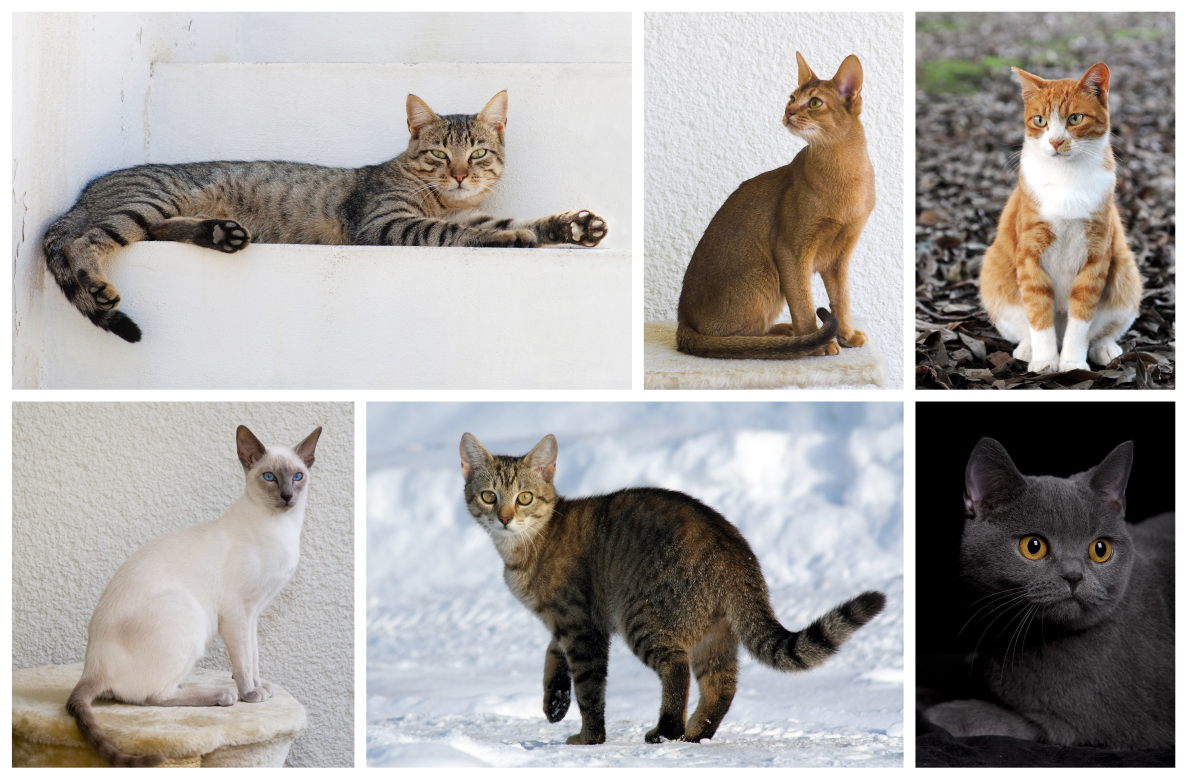
#> input picture optimized-cat.jpg, 5935 x 3898 px (shown at 1/5 size)
$ python braillify.py optimized-cat.jpg
#> lines starting #> are read from the running program, lines starting #| are printed output that depends on the picture
from PIL import Image
import sys, os, pathlib


class termcolor:
    OKGREEN = "\033[92m"
    FAIL = "\033[91m"
    ENDC = "\033[0m"


class braille_config:
    # 2 * 3 braille
    base = 0x2800
    width = 2
    height = 3


hex_threshold = 128


def resize(image: Image.Image, width: int, height: int) -> Image.Image:
    if height == 0:
        height = int(im.height / im.width * width)
    if height % braille_config.height != 0:
        height = int(braille_config.height * (height // braille_config.height))
    if width % braille_config.width != 0:
        width = int(braille_config.width * (width // braille_config.width))
    return image.resize((width, height))


def grayscale(red: int, green: int, blue: int) -> int:
    return int(0.2126 * red + 0.7152 * green + 0.0722 * blue)


for file in sys.argv[1:]:
    normalized_path = os.path.abspath(file)
    if not pathlib.Path(normalized_path).exists():
        print(termcolor.FAIL + "× " + termcolor.ENDC + normalized_path)
        continue
    basename = os.path.basename(normalized_path)
    dirname = os.path.dirname(normalized_path)
    im = Image.open(normalized_path)
#> im is the input picture: PIL image 5935x3898 RGB; mean R, G, B 166.7, 163.3, 161

    # (image, weight, height). 0 as height means auto
    resized_image = resize(im, 450, 300)
#> in resize, `return image.resize((width, height))`:
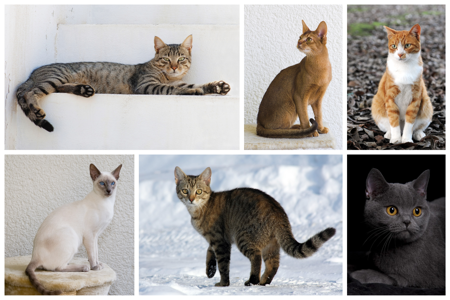
#> returned value: PIL image 450x300 RGB; mean R, G, B 166.7, 163.3, 161

    px = resized_image.load()
    answer = ""
    for h in range(0, resized_image.height, braille_config.height):
        for w in range(0, resized_image.width, braille_config.width):
            braille = [False] * braille_config.width * braille_config.height
            braille_r = 0
            braille_g = 0
            braille_b = 0
            for local_w in range(braille_config.width):
                for local_h in range(braille_config.height):
                    r, g, b, *rest = px[w + local_w, h + local_h]  # ignore alpha
                    braille_r += r
                    braille_g += g
                    braille_b += b
                    if grayscale(r, g, b) > hex_threshold:
                        braille[local_w * braille_config.height + local_h] = True
            output = braille_config.base
            for idx, val in enumerate(braille):
                if val:
                    output += 2 ** idx
            braille_r //= braille_config.width * braille_config.height
            braille_g //= braille_config.width * braille_config.height
            braille_b //= braille_config.width * braille_config.height
            answer += "\033[38;2;{};{};{}m{}\033[38;2;255;255;255m".format(
                braille_r, braille_g, braille_b, chr(output)
            )
        answer += "\n"
    print(answer)
#> (printed output is left out)
